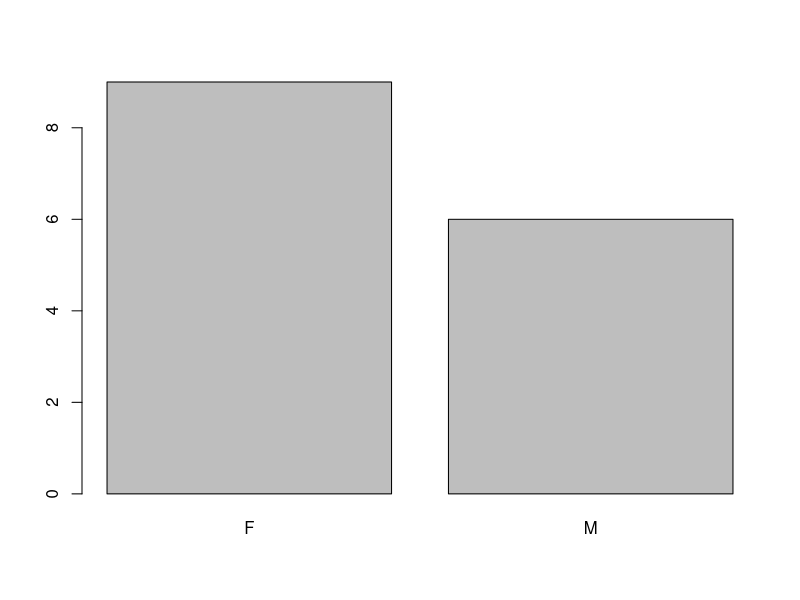
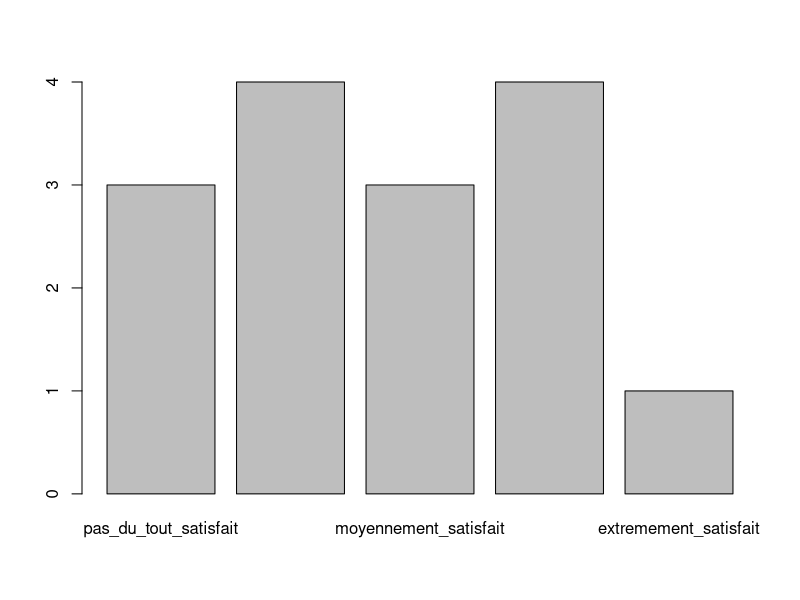
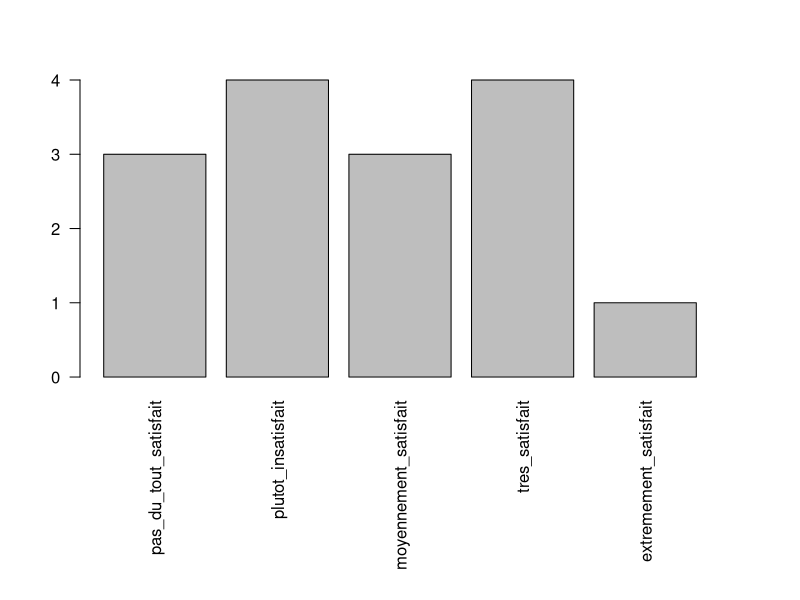
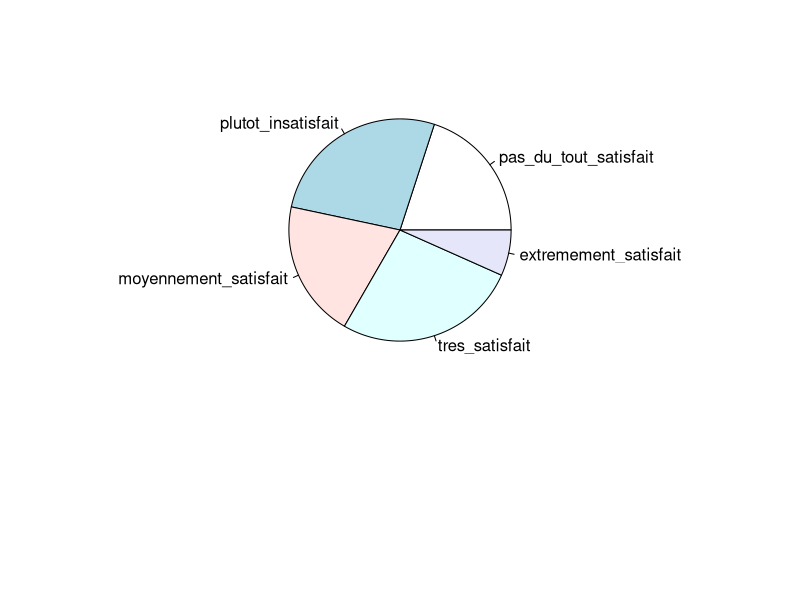
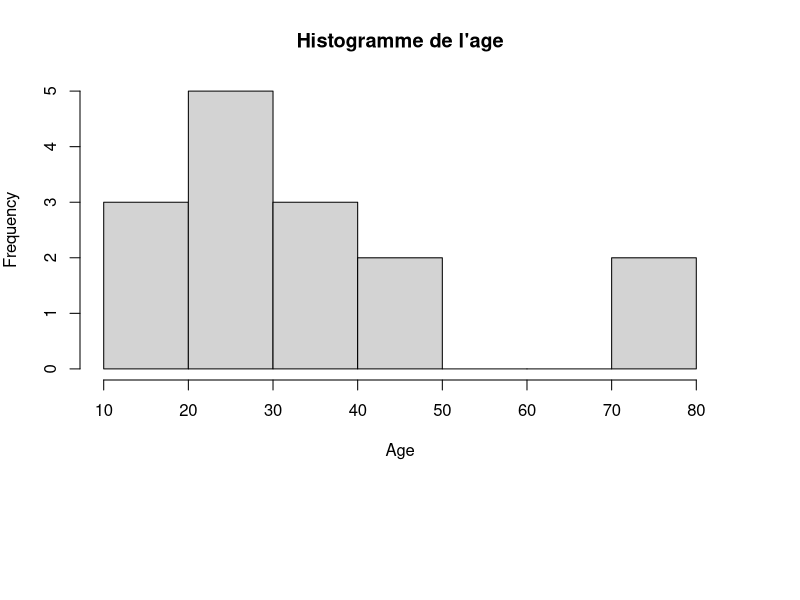
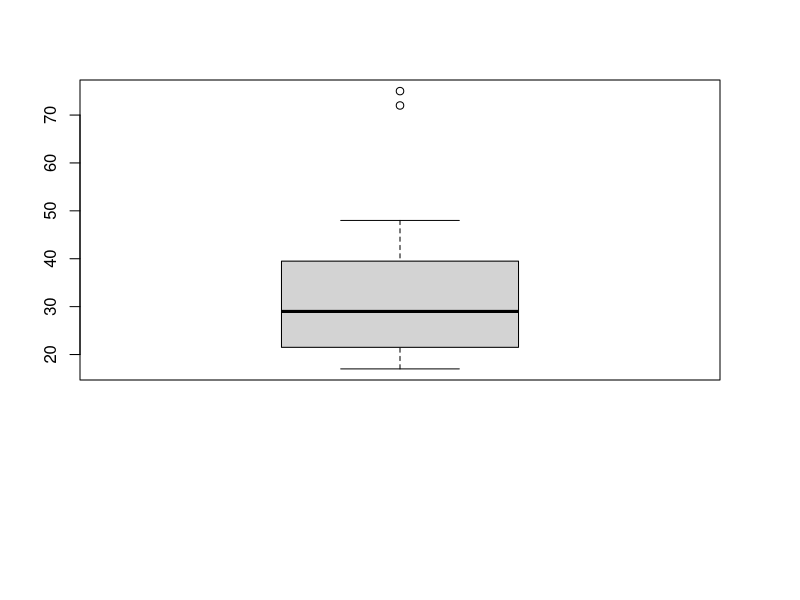

Recreate these plots in R, in order.
## ---- chunk 1

df <- read.csv("sport.csv", sep = ";", header = TRUE)
str(df)
## ---- chunk 2

df$Sexe <- factor(df$Sexe)
df$Sexe
df$Satisfaction <- factor(df$Satisfaction, ordered = TRUE, levels = c("pas_du_tout_satisfait", "plutot_insatisfait", 
                                                                      "moyennement_satisfait", "tres_satisfait", 
                                                                      "extremement_satisfait"))
df$Satisfaction
## ---- chunk 3

table(df$Sexe)
table(df$Satisfaction)
table(df$Sexe, df$Satisfaction)
## ---- chunk 4
mean(df$Age)
median(df$Age)
table(df$Age)
## ---- chunk 5
min(df$Age)
max(df$Age)
max(df$Age)-min(df$Age)

var(df$Age)
sd(df$Age)

IQR(df$Age)
## ---- chunk 6

barplot(table(df$Sexe))

tableSatisfaction <- table(df$Satisfaction)
barplot(tableSatisfaction)
par(mar=c(11,4,4,4))
barplot(tableSatisfaction, las=2)

pie(tableSatisfaction)
## ---- chunk 7

hist(df$Age, main="Histogramme de l'age", xlab = "Age")
boxplot(df$Age)
